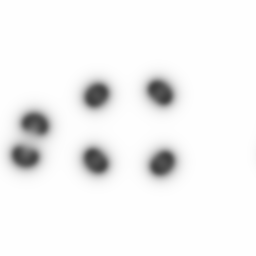
#> input picture TestEffects/u-00000.png, 256 x 256 px
$ python effect.py u-00000.png   (older library calls are emulated)
#> lines starting #> are read from the running program, lines starting #| are printed output that depends on the picture; after the words box and inside, x2 and y2 are one past the last pixel; in counts of white or black regions, pixels touching at a corner belong together
import cv2
import sys
import numpy as np
import scipy.signal

if(len(sys.argv) != 2):
	print("Usage : %s img" % sys.argv[0])
	sys.exit(-1)


cv2.namedWindow("src")
cv2.namedWindow("effect")
cv2.namedWindow("dst")

img = (cv2.imread(sys.argv[1])[:,:,0]).astype(np.float)/255.
#> img: shape (256, 256) float64; min 0.247, max 0.996, mean 0.951

#img[img > 0.5] = 1
#img[img <= 0.5] = 0
img = 2. * (img - 0.5)  # img in [-1,1]
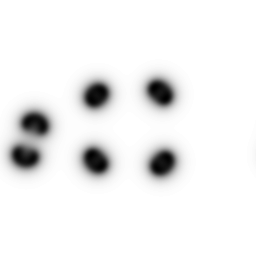
#> img: shape (256, 256) float64; min -0.506, max 0.992, mean 0.902; drawn with min black and max white

kernel = np.zeros((10, 10), dtype=np.float)
kernel[:8,:] = -1
kernel[8:,:] = 1

effect = scipy.signal.convolve2d(img, kernel, mode='same')
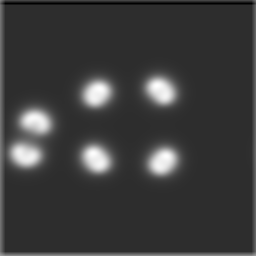
#> effect: shape (256, 256) float64; min -79.37, max 31.7, mean -53.3; drawn with min black and max white
#dst[dst < 0] = 0
effect /= effect.max()
effect[effect <= 0.0] = 0
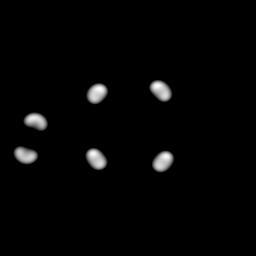
#> effect: shape (256, 256) float64; min 0, max 1, mean 0.0184
effect_hires = cv2.resize(effect, (700, 700), interpolation=cv2.INTER_CUBIC)


img_hires = cv2.resize(img, (700, 700),interpolation=cv2.INTER_CUBIC)
img_hires[img_hires > 0.] = 1.
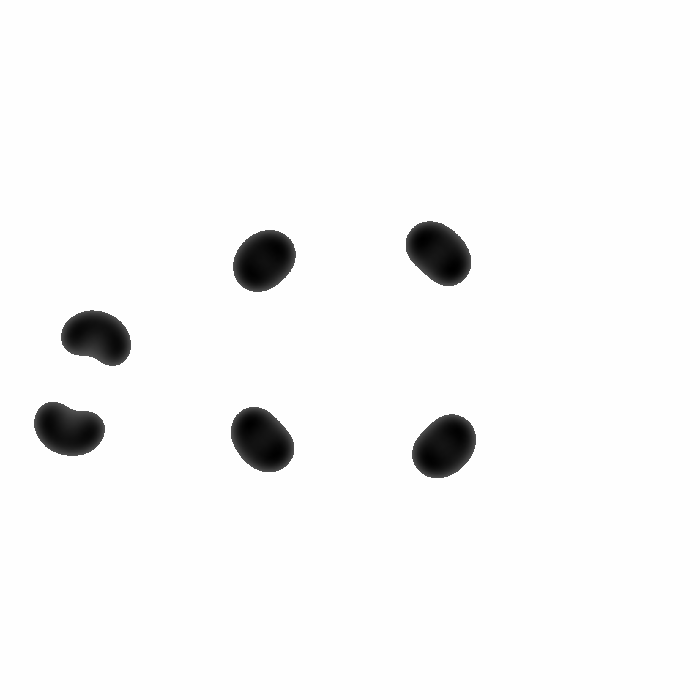
#> img_hires: shape (700, 700) float64; min -0.506, max 1, mean 0.953; drawn with min black and max white
img_hires[img_hires <= 0.] = 0.
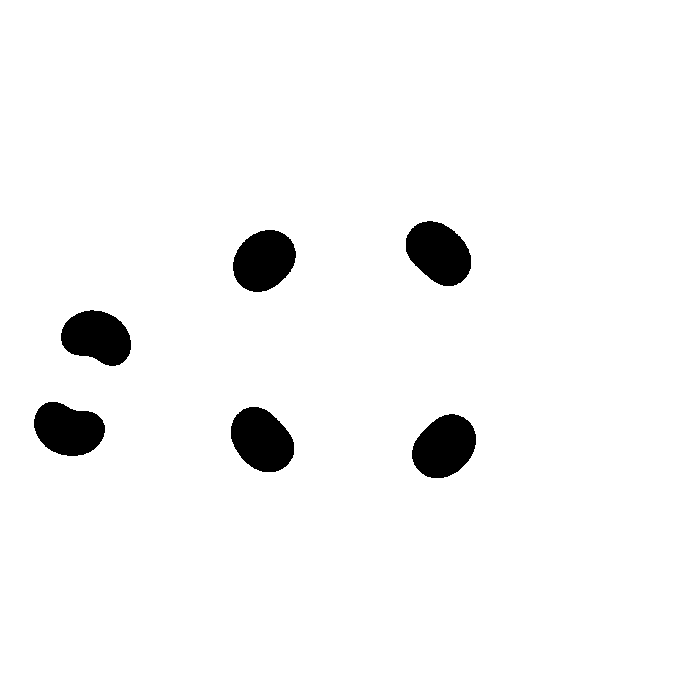
#> img_hires: shape (700, 700) float64; values 0 (black) and 1 (white), 96.4% white; 6 black regions, box (x1, y1, x2, y2) and area: (406, 221, 471, 286) 3069, (231, 407, 294, 472) 3037, (412, 414, 476, 478) 3033, (233, 230, 296, 292) 2945, (61, 310, 131, 366) 2870, (34, 402, 105, 456) 2860

img_hires_blur = scipy.ndimage.filters.uniform_filter(img_hires, size=11) #scipy.signal.convolve2d(img_hires, np.ones((11,11))/121.)#, mode='same')


dst = 0.6 * img_hires + 0.4 * effect_hires
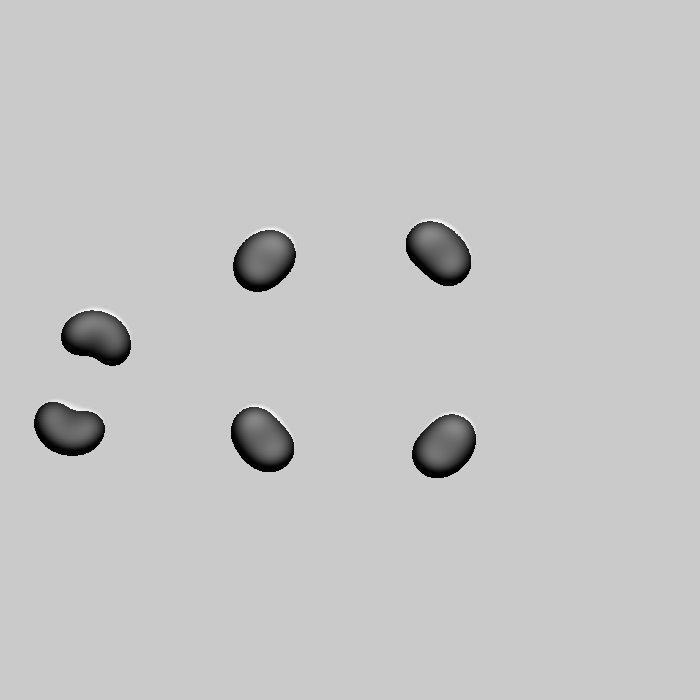
#> dst: shape (700, 700) float64; min -0.0104, max 0.757, mean 0.586; drawn with min black and max white
dst[img_hires >= 0.99] = img_hires_blur[img_hires >= 0.99]
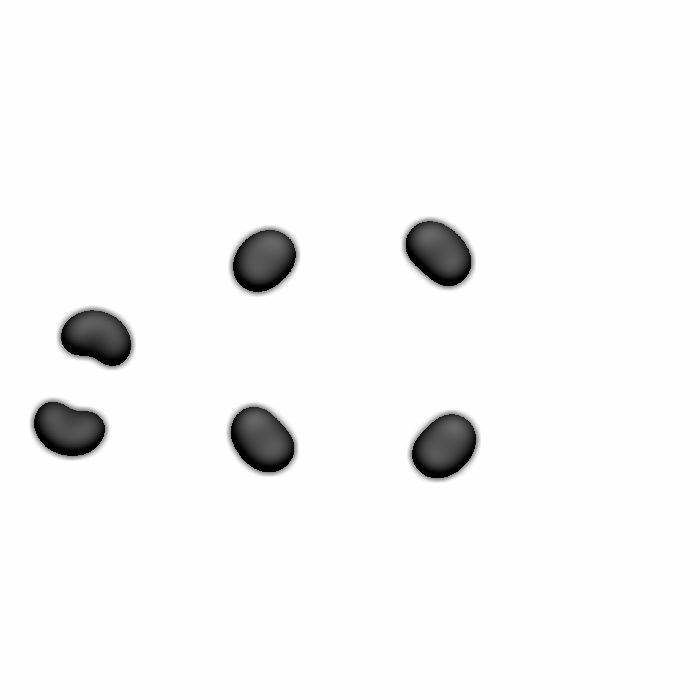
#> dst: shape (700, 700) float64; min -0.0104, max 1, mean 0.968; drawn with min black and max white


cv2.imshow("src", img_hires)
cv2.imshow("effect", effect_hires)
cv2.imshow("dst", dst)
cv2.waitKey(0)
